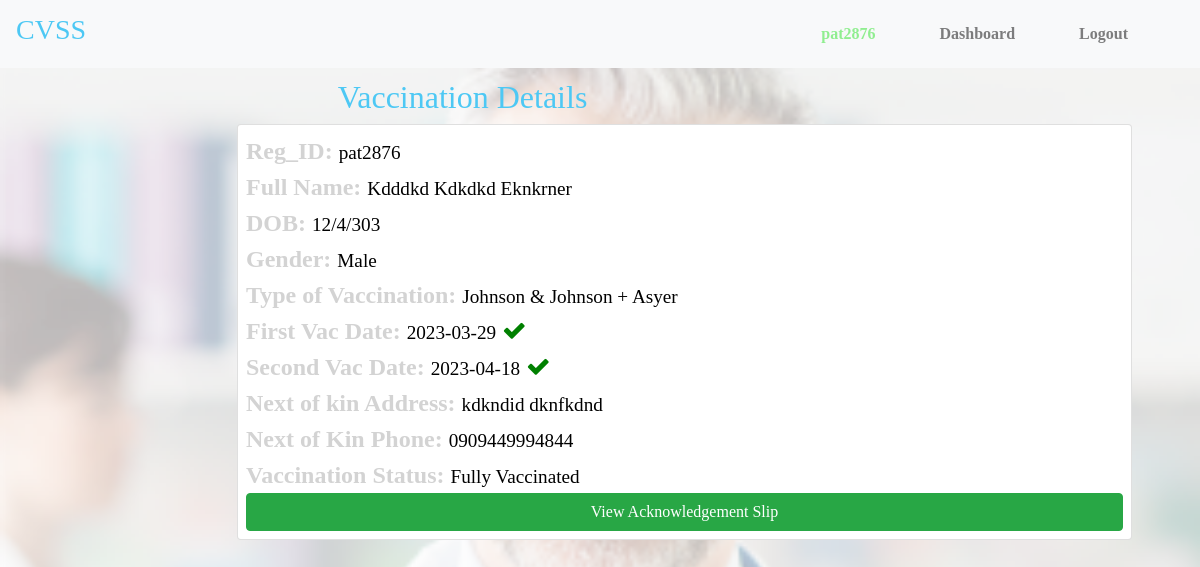
/cvaccinate/myinfo (signed in), run on the app's committed database.
### tables this page shows
CREATE TABLE `patient_log` (
  `id` int(11) NOT NULL,
  `patient_id` varchar(10) NOT NULL,
  `email` varchar(50) NOT NULL,
  `password` varchar(70) NOT NULL,
  `date` timestamp NOT NULL DEFAULT current_timestamp() ON UPDATE current_timestamp()
);

CREATE TABLE `patient` (
  `id` int(11) NOT NULL,
  `patient_id` varchar(20) NOT NULL,
  `firstname` varchar(200) NOT NULL,
  `lastname` varchar(200) NOT NULL,
  `othername` varchar(200) NOT NULL,
  `dob` varchar(20) NOT NULL,
  `gender` varchar(20) NOT NULL,
  `address` varchar(500) NOT NULL,
  `phone` varchar(40) NOT NULL,
  `next_of_kin` varchar(120) NOT NULL,
  `nok_address` varchar(800) NOT NULL,
  `nok_phone` varchar(40) NOT NULL,
  `nok_relation` varchar(60) NOT NULL,
  `type_of_vaccine` varchar(30) NOT NULL,
  `vaccine_start` varchar(20) NOT NULL,
  `vaccine_end` varchar(20) DEFAULT NULL,
  `vaccine_ref` varchar(250) DEFAULT NULL,
  `status` varchar(20) NOT NULL,
  `created_at` varchar(20) NOT NULL,
  `updated_at` timestamp NOT NULL DEFAULT current_timestamp() ON UPDATE current_timestamp()
);

### cvaccinate/functions/model.php (called while the page is built, shortened)
<?php
	function fetch_patient_info($patient_id){
		require 'db.php';
		$query = $mysqli->prepare("SELECT * FROM patient WHERE patient_id = ?");
		$query->bind_param("s",$patient_id);
		$query->execute();
		$result = $query->get_result();
		return $result;
	}
	function useridf($email){
		require 'db.php';
		$stmt = $mysqli->prepare("SELECT * FROM patient_log WHERE email = '$email'");
		$stmt->execute();
		$res = $stmt->get_result();
		$re = $res->fetch_assoc();
		return $re['patient_id'];
	}
	?>

### cvaccinate/myinfo.php (the view, shortened to what this page needs)
<?php
include_once('functions/model.php');
?>
<!DOCTYPE html>
<html>
<head>
	<link rel="stylesheet" type="text/css" href="css/bootstrap.min.css">
</head>
<body>
 <?php require_once "inc/head.php" ?>
 <section>
 	<div class="container row">
 		<div class="col-10 col-md-10 text-center p-0">
 			<h2 class="textBlue">Vaccination Details</h2>
 		</div>
	 <div class="col-10 col-md-10" style="margin: 0% 20%;" >
	 	<div class="card p-2">
		<?php
        $patient_id = useridf($email);
		$ft = fetch_patient_info($patient_id);
		if ($ft->num_rows > 0) {
           while ($f = $ft->fetch_assoc()) {
			$firstname = $f['firstname'];
			$lastname = $f['lastname'];
			$othername = $f['othername'];
			$dob = $f['dob'];
			$gender = $f['gender'];
			$type_of_vaccine = $f['type_of_vaccine'];
			$status = $f['status'];
			$vaccine_start = $f['vaccine_start'];
			$vaccine_end = $f['vaccine_end'];
			$nok_address = $f['nok_address'];
			$nok_phone = $f['nok_phone'];
            $rid = $f['patient_id'];
			?>
            <div class="formText">Reg_ID: <small><?php echo $rid; ?></small></div>
			<div class="formText">Full Name: <small><?php echo ucwords($lastname).' '.ucfirst($firstname).' '.ucfirst($othername); ?></small></div>
  			<div class="formText">DOB: <small><?php echo $dob; ?></small></div>
  			<div class="formText">Gender: <small><?php echo $gender; ?></small></div>
  			<div class="formText">Type of Vaccination: <small><?php echo $type_of_vaccine; ?></small></div>
  			<div class="formText">First Vac Date: <small><?php echo $vaccine_start; ?></small>
			  <?php if($status=='Partially Vaccinated' || $status=='Fully Vaccinated'){
                ?>
            <i class="fa fa-check" style="color: green;"></i>
            <?php
            }
			?>
		</div>
  			<div class="formText">Second Vac Date: <small><?php echo $vaccine_end; ?></small>
			  <?php if($status=='Fully Vaccinated'){
                ?>
            <i class="fa fa-check" style="color: green;"></i>
            <?php
            }
			?>
		</div>
  			<div class="formText">Next of kin Address: <small><?php echo $nok_address; ?></small></div>
  			<div class="formText">Next of Kin Phone: <small><?php echo $nok_phone; ?></small></div>
  			<div class="formText">Vaccination Status: <small><?php echo $status; ?> <?php if($status!='Fully Vaccinated'){
            }?></small></div>
            <?php if($status=='Fully Vaccinated'){
                ?>
            <a href="vtrue" class="btn btn-success">View Acknowledgement Slip</a>
            <?php
            }else{
                ?>
            <center><p style="color: red;">Kindly adhere strictly to the scheduled date for vaccination</p></center>
               <?php
            }
		}
	}else{
		echo '<center><h5 style="color: red;">Record Not Found</h5></center>';
	}
			?>
		</div>
	  </div>
 	</div>
 </section>
</body>
</html>

### cvaccinate/inc/head.php (shortened to what this page needs)
<?php
include_once('functions/model.php');
?>
<header>
	<link rel="stylesheet" href="font-awesome/css/font-awesome.css">
	<nav class="navbar navbar-expand-lg navbar-light bg-light">
	  <a class="navbar-brand" href="#"><b><h3 style="color: rgb(77,200,244);">CVSS</h3></b></a>
	  <div class="collapse navbar-collapse" id="navbarText">
	    <ul class="navbar-nav ml-auto">
		<li>
		<li class="nav-item  mr-5">
	        <a class="nav-link" href="#" style="color: lightgreen;"><?php $email = $_SESSION['email'];
			echo useridf($email); ?>
			<span class="sr-only">(current)</span></a>
	      </li>
	      <li class="nav-item  mr-5">
	        <a class="nav-link" href="myinfo">Dashboard</a>
	      </li>
	      <li class="nav-item mr-5">
	        <a class="nav-link" href="logout">Logout</a>
	      </li>
	    </ul>
	  </div>
	</nav>
 </header>

### cvaccinate/myinfo.php (style rules this page uses)
body { background: url('img/docfade.png'); background-size: cover; background-repeat: no-repeat; }
* { font-family: Montserrat; font-weight: bolder; }
.textBlue { color: rgb(77,200,244); }
.formText { font-weight: bold; }
.formText { font-size: 1.5em; color: lightgrey; }
small { color: black; }

### data on the page
patient_log: patient "pat2876"
patient: patient "pat2876", lastname "Kdddkd", firstname "Kdkdkd", othername "Eknkrner", dob "12/4/303", gender "Male", type_of_vaccine "Johnson & Johnson + Asyer", vaccine_start "2023-03-29", vaccine_end "2023-04-18", nok_address "kdkndid dknfkdnd", nok_phone "0909449994844", status "Fully Vaccinated", shows "View Acknowledgement Slip"
